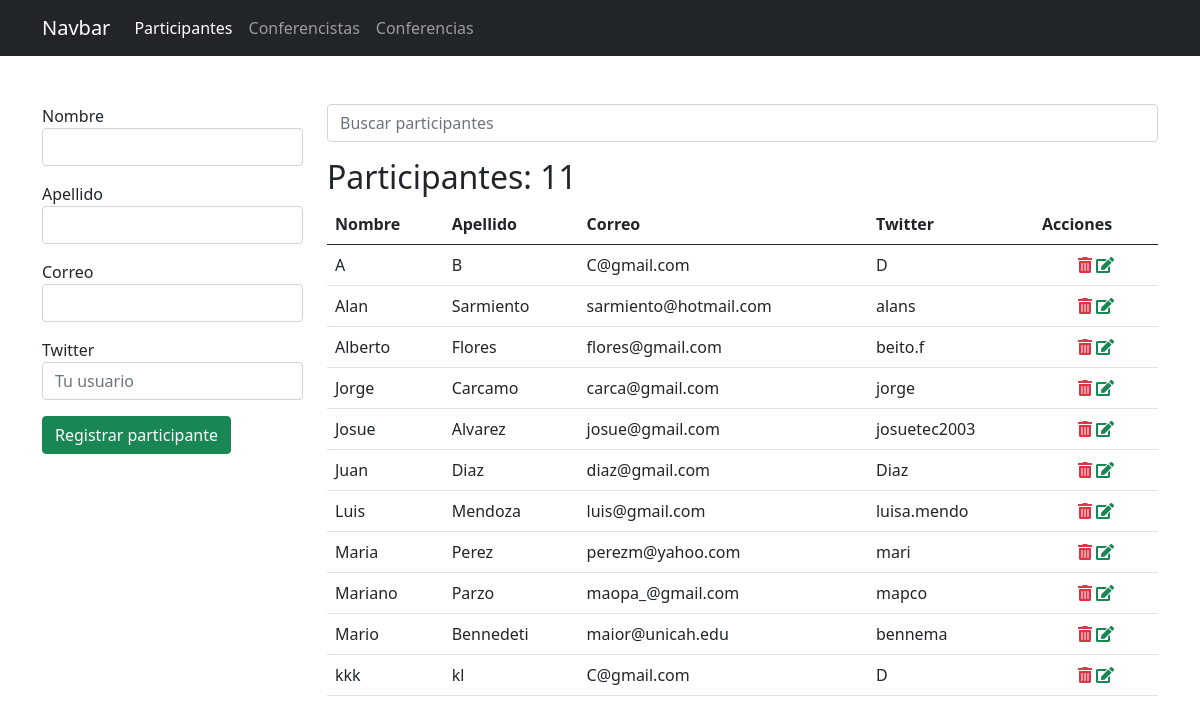
The page /participantes/ on the database as committed earlier.
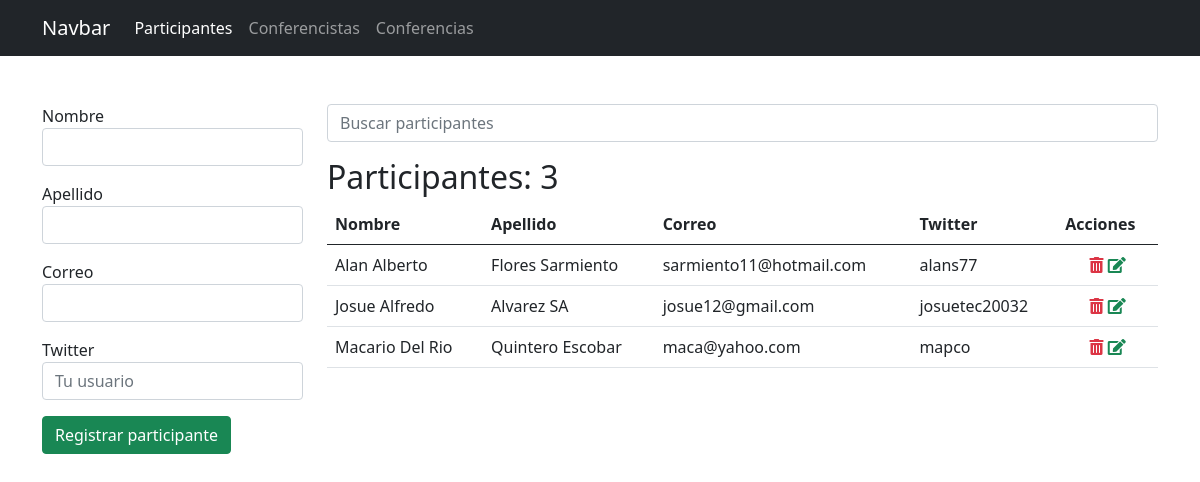
The same page on the database as committed later.
### app_registro/models.py (models this page shows, shortened)
class Participante(models.Model):
    nombre = models.CharField(max_length=25)
    apellido = models.CharField(max_length=25)
    correo = models.EmailField()
    twitter = models.CharField(max_length=35, null=True, blank=True)

### app_registro/views.py (the view, shortened to what this page needs)
# urls.py: path('participantes/', views.participantes, name="participantes"),
def participantes(request):
    activo = 'participantes'
    q = request.GET.get('q')
    if q:
        data = Participante.objects.filter(nombre__startswith=q).order_by('nombre')
    else:
        data = Participante.objects.all().order_by('nombre')
    ctx = {
        'activo': activo,
        'participantes': data,
        'q':q
    }
    return render(request, 'registro/participantes.html', ctx)

### app_registro/templates/registro/participantes.html (shortened to what this page needs)
{% extends "base.html" %}
{% block container %}
    <div class="row">
        <div class="col-3">
            {% if p %}
            <form action="{% url 'editar_participante' p.id %}" method="post">
            {% else %}
            <form action="{% url 'participantes' %}" method="post">
            {% endif %}
                <div class="mb-3">
                    <label for="nombre">Nombre</label>
                    <input type="text" value="{{ p.nombre }}" name="nombre" id="nombre" class="form-control" required autofocus>
                </div>
                <div class="mb-3">
                    <label for="apellido">Apellido</label>
                    <input type="text" value="{{ p.apellido }}" name="apellido" id="apellido" class="form-control" required>
                </div>
                <div class="mb-3">
                    <label for="correo">Correo</label>
                    <input type="email" value="{{ p.correo }}" name="correo" id="correo" class="form-control" required>
                </div>
                <div class="mb-3">
                    <label for="twitter">Twitter</label>
                    <input type="text" value="{{ p.twitter }}" name="twitter" id="twitter" class="form-control" placeholder="Tu usuario" required>
                </div>
                <div class="mb-3">
                    {% if p %}
                    <input type="submit" class="btn btn-success" value="Actualizar participante">
                    {% else %}
                    <input type="submit" class="btn btn-success" value="Registrar participante">
                    {% endif %}
                </div>
            </form>
        </div>
        <div class="col-9">
            <form action="" method="GET">
                <input type="search" name="q" value="{{ q|default_if_none:'' }}" class="form-control" placeholder="Buscar participantes">
            </form>
            <h2 class="mt-3">Participantes: {{ participantes.count }}</h2>
            <table class="table table-hover">
                <thead>
                    <tr>
                        <th>Nombre</th>
                        <th>Apellido</th>
                        <th>Correo</th>
                        <th>Twitter</th>
                        <th>Acciones</th>
                    </tr>
                </thead>
                <tbody>
                    {% for p in participantes %}
                    <tr>
                        <td>{{ p.nombre }}</td>
                        <td>{{ p.apellido }}</td>
                        <td>{{ p.correo }}</td>
                        <td>
                            {{ p.twitter|default_if_none:'-' }}
                        </td>
                        <td class="text-center">
                            <a onclick="if (!confirm('Confirme la eliminacion')) return false;" href="{% url 'eliminar_participante' p.id %}" class="text-danger"><span class="fas fa-trash-alt"></span></a>
                            <a href="{% url 'editar_participante' p.id %}" class="text-success"><span class="fas fa-edit"></span></a>
                        </td>
                    </tr>
                    {% empty %}
                    <tr>
                        <td colspan="5" class="text-danger text-center">No se encontraron participantes</td>
                    </tr>
                    {% endfor %}
                </tbody>
            </table>
        </div>
    </div>
{% endblock %}

### global_templates/base.html (shortened to what this page needs)
<!DOCTYPE html>
<html lang="en">
<head>
    <link href="https://cdn.jsdelivr.net/npm/bootstrap@5.0.1/dist/css/bootstrap.min.css" rel="stylesheet">
    <link href="https://pro.fontawesome.com/releases/v5.10.0/css/all.css" rel="stylesheet"/>
</head>
<body>
    <nav class="navbar navbar-expand-lg navbar-dark bg-dark">
        <div class="container">
          <a class="navbar-brand" href="/">Navbar</a>
          <div class="collapse navbar-collapse" id="navbarNavAltMarkup">
            <div class="navbar-nav">
              <a class="nav-link {% if activo == 'participantes'  %}active{% endif %}" href="{% url 'participantes' %}">Participantes</a>
              <a class="nav-link {% if activo == 'conferencistas'  %}active{% endif %}" href="{% url 'conferencistas' %}">Conferencistas</a>
              <a class="nav-link {% if activo == 'conferencias'  %}active{% endif %}" href="#">Conferencias</a>
            </div>
          </div>
        </div>
      </nav>
      <div class="container mt-5">
        {% block container %}{% endblock %}
      </div>
  </body>
</html>

Rows that differ between the two databases and show on the page:
removed Participante: nombre "A", apellido "B", correo "C@gmail.com", twitter "D"
removed Participante: nombre "Alan", apellido "Sarmiento", correo "sarmiento@hotmail.com", twitter "alans"
removed Participante: nombre "Alberto", apellido "Flores", correo "flores@gmail.com", twitter "beito.f"
removed Participante: nombre "Jorge", apellido "Carcamo", correo "carca@gmail.com", twitter "jorge"
removed Participante: nombre "Josue", apellido "Alvarez", correo "josue@gmail.com", twitter "josuetec2003"
removed Participante: nombre "Juan", apellido "Diaz", correo "diaz@gmail.com", twitter "Diaz"
removed Participante: nombre "Luis", apellido "Mendoza", correo "luis@gmail.com", twitter "luisa.mendo"
removed Participante: nombre "Maria", apellido "Perez", correo "perezm@yahoo.com", twitter "mari"
removed Participante: nombre "Mariano", apellido "Parzo", correo "maopa_@gmail.com", twitter "mapco"
removed Participante: nombre "Mario", apellido "Bennedeti", correo "maior@unicah.edu", twitter "bennema"
removed Participante: nombre "kkk", apellido "kl", correo "C@gmail.com", twitter "D"
added Participante: nombre "Alan Alberto", apellido "Flores Sarmiento", correo "sarmiento11@hotmail.com", twitter "alans77"
added Participante: nombre "Josue Alfredo", apellido "Alvarez SA", correo "josue12@gmail.com", twitter "josuetec20032"
added Participante: nombre "Macario Del Rio", apellido "Quintero Escobar", correo "maca@yahoo.com", twitter "mapco"
Other text that changed with them:
{{ participantes.count }}: "11" → "3"
